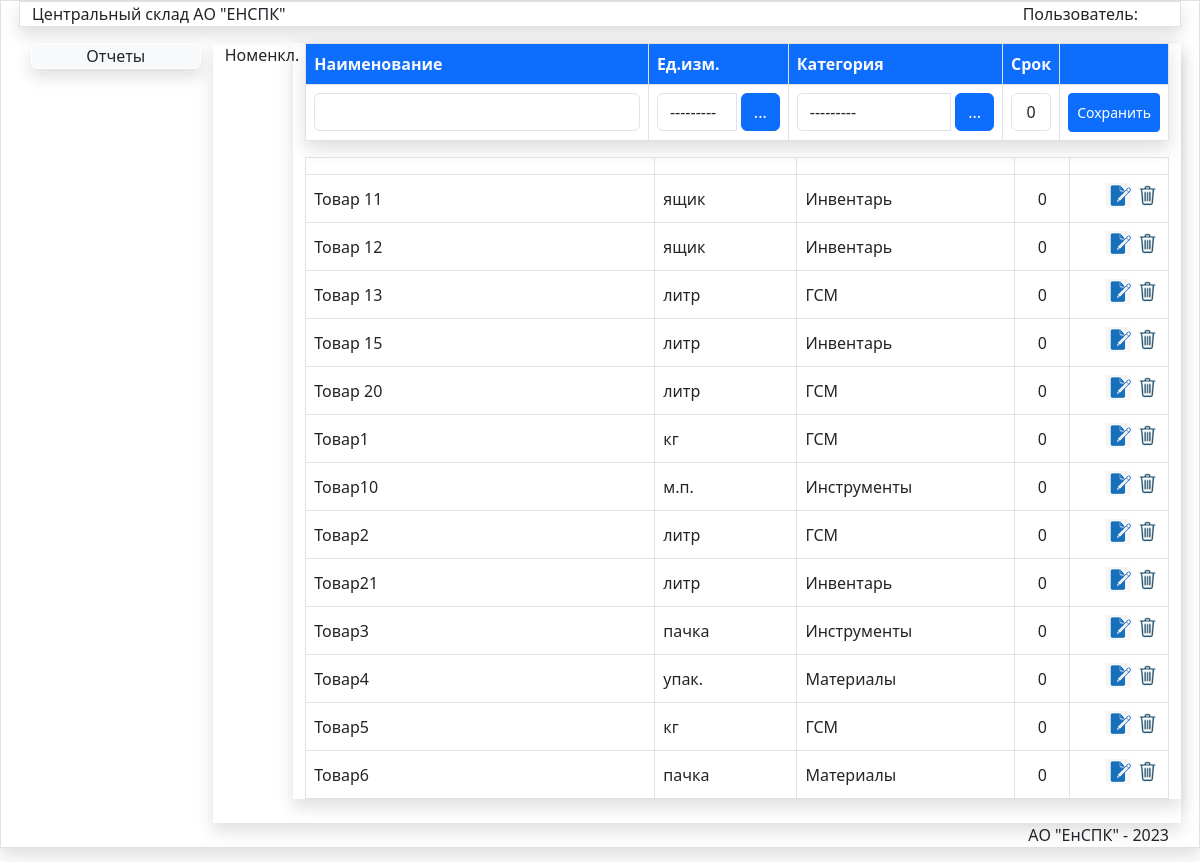
The page /SprNom/ on the database its author committed.
### store/models.py (models this page shows, shortened)
class Nom(models.Model):
    title = models.CharField(max_length=150, verbose_name='Наименование', unique=True )
    izm=models.ForeignKey(Unit,verbose_name='Ед.изм.',on_delete=models.PROTECT)
    category = models.ForeignKey(Category, verbose_name='Категория', on_delete=models.PROTECT)
    srok=models.IntegerField(blank=True,default=0)
    updated_at = models.DateTimeField(auto_now=True, verbose_name='Создан')
    created_at = models.DateTimeField(auto_now_add=True, verbose_name='Обновлен')
    class Meta:
        verbose_name = 'Номенклатура'
        verbose_name_plural = 'Номенклатура'
        ordering = ['title', ]

class Unit(models.Model):
    title = models.CharField(max_length=100,verbose_name='Наименование',unique=True)
    def __str__(self):
        return self.title
    class Meta:
        verbose_name='Единица измерения'
        verbose_name_plural='Единицы измерения'
        ordering=['title',]

class Category(models.Model):
    title = models.CharField(max_length=100, verbose_name='Наименование категории',unique=True)
    def __str__(self):
        return self.title
    class Meta:
        verbose_name='Категория'
        verbose_name_plural='Категории'
        ordering=['title',]

### store/views.py (the view)
# urls.py: path('SprNom/', SprNom, name='SprNom'),
def SprNom(request):
    form=NomForm()
    form2=UnitForm2()
    form3=CategoryForm2()
    unit=Nom.objects.all()
    return render(request,'store/spr/SprNom.html',{'title':"Номенклатура",'form':form,'unit':unit,
    'pic_label': 'Номенкл.','form2':form2,'form3':form3 })

### store/forms.py
class NomForm(forms.ModelForm):
   class Meta:
      model = Nom
      fields = '__all__'
      widgets = {
    'title': forms.TextInput(attrs={'class': 'form-control', 'id':'idtitle'}),
    'izm': forms.Select(attrs={'class': 'form-control','id':'idizm'}),
    'category': forms.Select(attrs={'class': 'form-control', 'id':'idcat'}),
     'srok': forms.TextInput(attrs={'class': 'form-control text-center', 'id':'idsrok'}),
         }

class UnitForm2(forms.ModelForm):
    class Meta:
        model = Unit
        fields = ['title']
        widgets = {
            'title': forms.TextInput(attrs={'class': 'form-control', 'style': 'width:460px;', 'id': 'idtitle2'}),
        }

### store/templates/store/spr/SprNom.html (shortened to what this page needs)
{% extends 'store/menu.html' %}
{% load static %}
{% block DataArea %}
<div class="row">
    <div class="col-md-1  ">{{pic_label}}</div>
<div class="col-md-11 mx-auto shadow">
<table class="table table-bordered shadow ">
 <thead class="bg-primary text-light">
    <tr class="mt-0">
        <th style="width:40%;" >Наименование </th>
        <th style="width:16.3%;"  >Ед.изм.</th>
         <th style="width:25%;"  >Категория</th>
         <th style="width:6.3%;"  >Срок</th>
        <th  style="width:11.3%" ></th>
    </tr>
  </thead>
<form  method="post" id="nom-form">
<tbody>
 <tr>
     <td> {{ form.title}}</td>
     <td>
         <div class="input-group">
                    {{form.izm}}
                    <div class=" input-group-button pr-2">
                        <button type="button" id="show-contact-modal-button" class="btn btn-primary mr-2" style="margin-left: 5px;" data-bs-toggle="modal" data-bs-target="#exampleModal5">...</button>
                    </div>
                </div>
        </td>
     <td   >
     <div class="input-group">
     {{form.category}}
     <div class=" input-group-button pr-2">
     <button type="button" id="show-contact-modal-button2" class="btn btn-primary mr-2" style="margin-left: 5px;" data-bs-toggle="modal" data-bs-target="#exampleModal6">...</button>
     </div>
     </div>
     </td>
     <td class=" text-end " >{{form.srok}}</td>
     <td class="pt-2 text-end" > <button type="submit" class="btn  btn-primary btn-sm pt-2 pb-2    " id="nomsavebtn" >Сохранить</button></td>
 </tr>
</form></tbody>
</table>
<div class="scrolltable">
<table class="table table-bordered shadow table-hover ">
<thead >
    <tr class="mt-0">
        <th style="width:40%" class="border" ></th>
        <th style="width:16.3%" class="border border-end-0" ></th>
         <th style="width:25%" class="border border-end-0" ></th>
         <th style="width:6.3%" class="text-center" ></th>
        <th style="width:11.3%" class="text-center" ></th>
    </tr>
  </thead>
<tbody id="tbody">
    {% for item in unit %}
<tr>
<td  class="align-middle">{{item.title}}</td>
<td  class="align-middle" >{{item.izm.title}}</td>
 <td  class="align-middle">{{item.category.title}}</td>
   <td  class="align-middle  text-center">{{item.srok}}</td>
<td class="text-end align-middle " ><input data-sid="{{item.id}}" data-update="#" class="btn-nom-update " value="Update" type="image" src="{% static '/images/edit2.png' %}" width="25px" >
<input data-sid="{{item.id}}" data-del="#" class="btn-nom-delete " value="Delete" type="image" src="{% static '/images/del.png' %}" width="25px"> </td>
</tr>
{% endfor %}
</tbody>
</table>
</div>
</div>
</div>
{% endblock DataArea %}

### store/static/css/my.css (style rules this page uses)
.scrolltable { display:block; overflow-y: auto; height:74.5vh; }

### rows shown on the page
Nom: title "Товар 11", izm "ящик", category "Инвентарь", srok "0"
Nom: title "Товар 12", izm "ящик", category "Инвентарь", srok "0"
Nom: title "Товар 13", izm "литр", category "ГСМ", srok "0"
Nom: title "Товар 15", izm "литр", category "Инвентарь", srok "0"
Nom: title "Товар 20", izm "литр", category "ГСМ", srok "0"
Nom: title "Товар1", izm "кг", category "ГСМ", srok "0"
Nom: title "Товар10", izm "м.п.", category "Инструменты", srok "0"
Nom: title "Товар2", izm "литр", category "ГСМ", srok "0"
Nom: title "Товар21", izm "литр", category "Инвентарь", srok "0"
Nom: title "Товар3", izm "пачка", category "Инструменты", srok "0"
Nom: title "Товар4", izm "упак.", category "Материалы", srok "0"
Nom: title "Товар5", izm "кг", category "ГСМ", srok "0"
Nom: title "Товар6", izm "пачка", category "Материалы", srok "0"

### other values the page prints
{{ pic_label }} "Номенкл."
